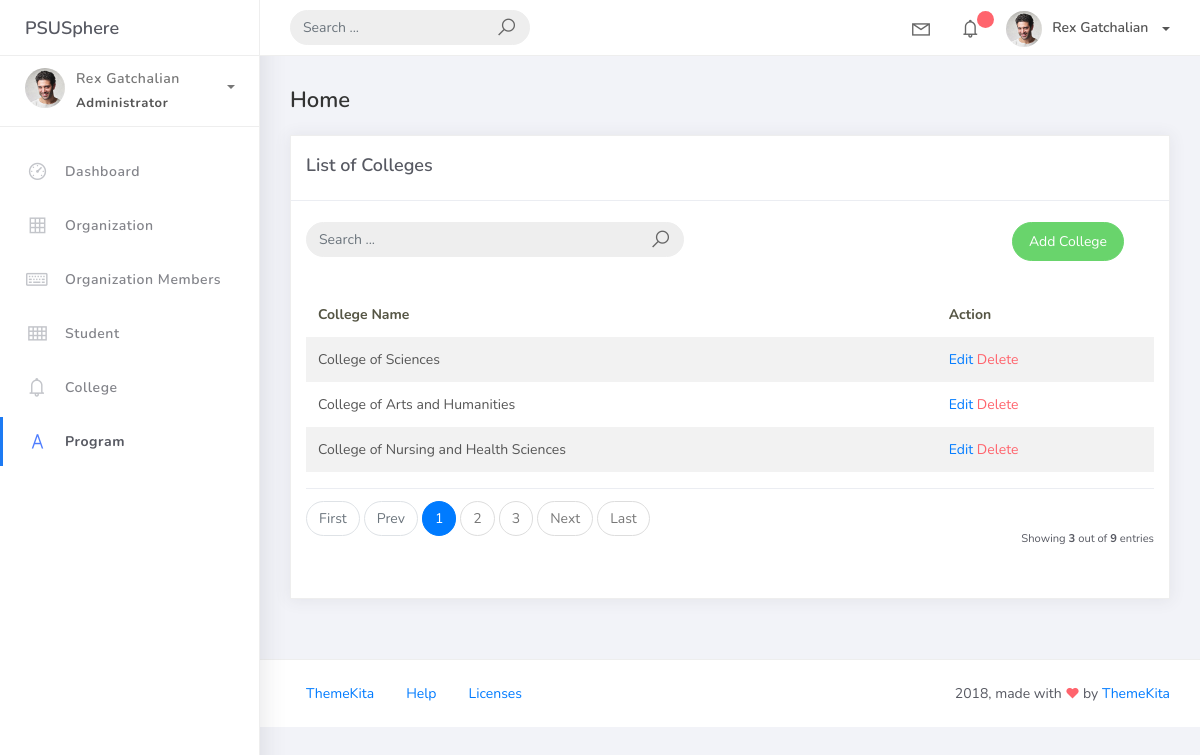
/college/, run on the app's committed database.
### psusphere/models.py (models this page shows, shortened)
class BaseModel(models.Model):
    created_at = models.DateTimeField(auto_now_add=True, db_index=True)
    updated_at = models.DateTimeField(auto_now=True)
    class Meta:
        abstract = True

class College(BaseModel):
    college_name = models.CharField(max_length=150)

### psusphere/views.py (the view)
# urls.py: path('college/', CollegeList.as_view(), name='college'),
class CollegeList(ListView):
    model = College
    context_object_name = "college"
    template_name = "college/college.html"
    paginate_by = 3
    def get_queryset(self, *args, **kwargs):
        qs = super(CollegeList, self).get_queryset(*args, **kwargs)
        if self.request.GET.get('q') != None:
            query = self.request.GET.get('q')
            qs = qs.filter(Q(college_name__icontains=query))
        return qs

### projectsite/templates/college/college.html (shortened to what this page needs)
{% extends 'base.html' %}
{% load static %}
{% block content %}
<div class="content">
    <div class="container-fluid">
        <h4 class="page-title">Home</h4>
        <div class="row">
            <div class="col-md-12">
                <div class="card">
                    <div class="card-header">
                        <div class="card-title">List of Colleges</div>
                    </div>
                    <br>
                    <div class="col-md-12 row">
                        <div class="col-md-6">
                            <form class="navbar-left navbar-form nav-search mr-md-3" action="{% url 'college' %}">
                                <div class="input-group">
                                    <input type="text" placeholder="Search ..." class="form-control" name="q" value="{{request.GET.q}}"/>
                                    <div class="input-group-append">
                                        <span class="input-group-text">
                                            <i class="la la-search search-icon"></i>
                                        </span>
                                    </div>
                                </div>
                            </form>
                        </div>
                        <div class="col-md-6">
                            <div class="pull-right">
                                <a href="{% url 'college_add' %}" class="btn btn-success btn-rounded">Add College</a>
                            </div>
                        </div>
                    </div>
                    <div class="card-body">
                        <table class="table table-striped mt-3">
                            <thead>
                                <tr>
                                    <th scope="col">College Name</th>
                                    <th scope="col">Action</th>
                                </tr>
                            </thead>
                            <tbody>
                                {% for object in object_list %}
                                    <tr>
                                        <td>{{ object.college_name }}</td>
                                        <td>
                                            <a href="{% url 'college_edit' object.id %}">Edit</a>
                                            <a href="{% url 'college_del' object.id %}" class="text-danger">Delete</a>
                                        </td>
                                    </tr>
                                {% endfor %}
                            </tbody>
                        </table>
                        {% include 'includes/pagination.html' %}
                    </div>
                </div>
            </div>
        </div>
    </div>
</div>
{% endblock %}

### data on the page
College: college_name "College of Sciences"
College: college_name "College of Arts and Humanities"
College: college_name "College of Nursing and Health Sciences"

### other printed values
{{ page_num }} "1"
{{ page_num }} "2" "3"
{{ object_list.count }} "3"
{{ paginator.count }} "9"
